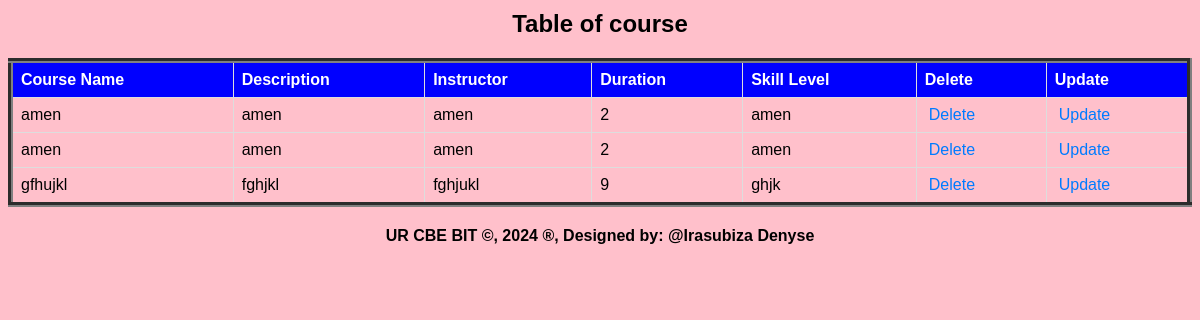
The page /course.php on the database its author committed.
### tables this page shows
CREATE TABLE `course` (
  `coursename` varchar(255) DEFAULT NULL,
  `description` varchar(255) NOT NULL,
  `instructor` varchar(30) NOT NULL,
  `duration` varchar(40) NOT NULL,
  `skills_level` varchar(20) NOT NULL
);

### course.php (the view, shortened to what this page needs)
<?php
include('database_connection.php');
$connection = new mysqli($host, $user, $pass, $database);
$sql = "SELECT * FROM course";
$result = $connection->query($sql);
?>
<!DOCTYPE html>
<html>
<head>
</head>
<body>
    <center><h2>Table of course</h2></center>
    <table border="5">
        <tr>
            <th>Course Name</th>
            <th>Description</th>
            <th>Instructor</th>
            <th>Duration</th>
            <th>Skill Level</th>
            <th>Delete</th>
            <th>Update</th>
        </tr>
        <?php
        if ($result->num_rows > 0) {
            while ($row = $result->fetch_assoc()) {
                $coursename = $row['coursename'];
                echo "<tr>
                    <td>" . $row['coursename'] . "</td>
                    <td>" . $row['description'] . "</td>
                    <td>" . $row['instructor'] . "</td>
                    <td>" . $row['duration'] . "</td>
                    <td>" . $row['skills_level'] . "</td>
                    <td><a href='delete_course.php?coursename=$coursename'>Delete</a></td>
                    <td><a href='update_course.php?coursename=$coursename'>Update</a></td>
                </tr>";
            }
        } else {
            echo "<tr><td colspan='7'>No data found</td></tr>";
        }
        ?>
    </table>
    <footer>
        <b>UR CBE BIT &copy;, 2024 &reg;, Designed by: @Irasubiza Denyse</b>
    </footer>
</body>
</html>

### course.php (style rules this page uses)
body { background-color: pink; font-family: Arial, sans-serif; }
table { width: 100%; border-collapse: collapse; margin: 20px 0; }
th, td { border: 1px solid #ddd; padding: 8px; text-align: left; }
th { background-color: blue; color: white; }
tr:nth-child(even) { background-color: pink; }
a { text-decoration: none; color: #007bff; padding: 4px; }
footer { text-align: center; margin-top: 20px; }
h2 { margin: 10px 0; }

### rows shown on the page
course: coursename "amen", description "amen", instructor "amen", duration "2", skills_level "amen"
course: coursename "amen", description "amen", instructor "amen", duration "2", skills_level "amen"
course: coursename "gfhujkl", description "fghjkl", instructor "fghjukl", duration "9", skills_level "ghjk"
